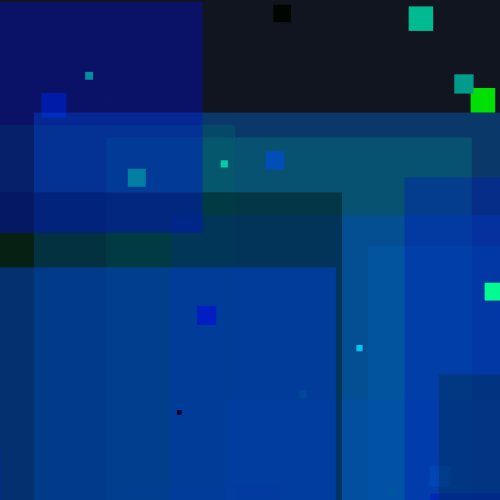
Frame 1 (no input)
Frame 60 (the mouse pressed at the canvas centre just before this capture): identical to frame 1, image omitted
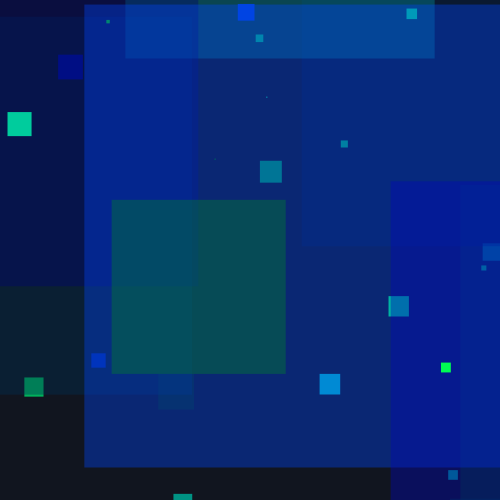
Frame 120 (the mouse held since frame 60 and released just before this capture)

The Processing sketch that drew these frames (run headless with seeded random() and noise(); from frame 60 on, the mouse is pressed at the canvas centre):

// Processing sketch: processing_28205
// ── processing_28205.pde

  
  
  void setup() {
    size(500,500);
    smooth();
    ellipseMode(CENTER);
  
  }
  
  void draw () {
  background (#11151F);
  randomSeed(mouseX);
  
  
  //Variablen
  int kreis1 =20;
  int kreis2 = 20;
  
  //Schleifen
    for(int j = 1; j<kreis1; j++) {
       

  
  //Form      
        kreis2 (random(500),random(0),random(150),random(255));
        kreis1 (random(25),random(0),random(255),random(255));
        
        }
      }

  
  
  
  //Funktion
    void kreis1(float x,float rot, float gruen, float blau) {
     fill(rot,gruen,blau);
     noStroke();
     rect (random(0,500),random(0,500),x,x);
     
     
    }


    void kreis2(float x,float rot, float gruen, float blau) {
     fill(rot,gruen,blau,100);
     noStroke();
     rect (random(-500,500),random(-500,500),x,x);
  
 
    }
